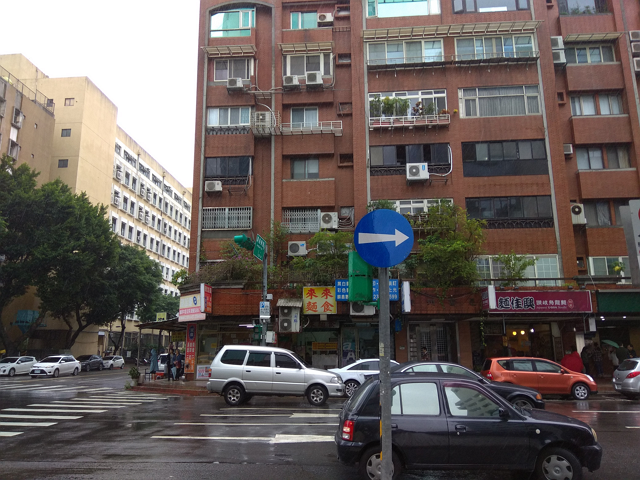
#> input picture Ch12/Haar-Training-master/training/positive/rawdata/pos(1).bmp, 640 x 480 px, given in place of the camera
$ python monitor.py
#> lines starting #> are read from the running program, lines starting #| are printed output that depends on the picture
import cv2
import monitor_module as m

#----------↓↓E-mail資料設定↓↓------------#
gmail_addr = '你的 Gmail 信箱'
gmail_pwd = '信箱密碼'
to_addrs = ['第一個收件者的 E-mail', '第二個收件者的 E-mail']
#----------↓↓簡訊資料設定↓↓------------#
sid = '你的 ACCOUNT SID'
token = '你的 AUTH TOKEN'
us_phone = '你的美國手機號碼'
tw_phone = '你的台灣手機號碼'
#--------------↓↓開啟攝影機開始運作↓↓------------------#
cap = cv2.VideoCapture(0)
skip = 1   # 設定不比對的次數, 由於前影像是空的, 略過一次比對
while cap.isOpened():
    success, img = cap.read()
#> img is the input picture: shape (480, 640, 3); mean B, G, R 93.5, 96.4, 104.2
    if success:
        gray = cv2.cvtColor(img, cv2.COLOR_BGR2GRAY)        # 灰階處理
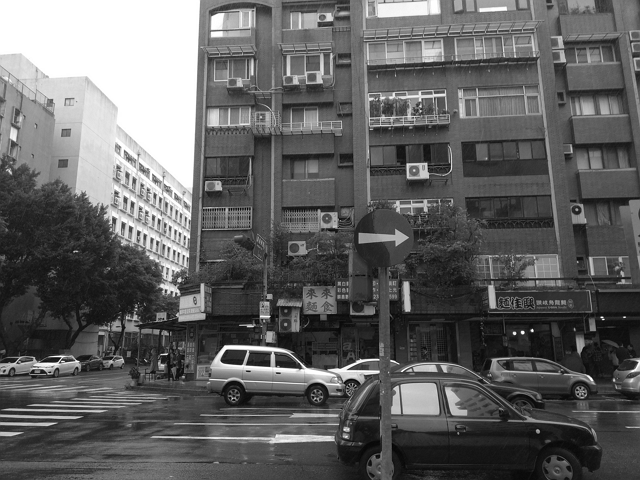
#> gray: shape (480, 640); min 3, max 255, mean 98.4
        img_now = cv2.GaussianBlur(gray, (13, 13), 5)       # 高斯模糊
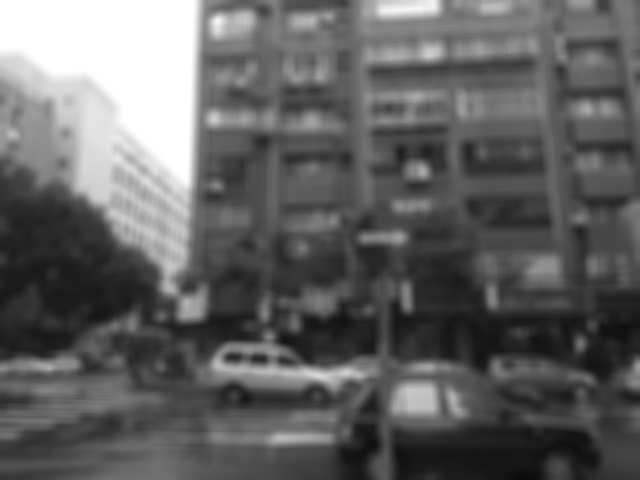
#> img_now: shape (480, 640); min 11, max 255, mean 98.4
        if skip > 0:  # ←如果 skip 大於 0 就略過不和前影像比對
            skip -= 1  # 將 skip 次數減 1
        else:  # ←如果 skip==0 就和前影像比對
            diff = cv2.absdiff(img_now, img_pre)   # 此影格與前影格的差異值
            ret, thresh = cv2.threshold(diff, 25, 255,  # 門檻值
                                        cv2.THRESH_BINARY)
            contours, _ = cv2.findContours(thresh,    # 找到輪廓
                                           cv2.RETR_EXTERNAL,
                                           cv2.CHAIN_APPROX_SIMPLE)
            if contours:    # 如果有偵測到輪廓
                cv2.drawContours(img, contours, -1, (255, 255, 255), 2)
                msg = m.get_mime_img('小偷入侵', '鷹眼防盜監視器', '警察局', img)
                m.send_gmail(gmail_addr, gmail_pwd,
                             to_addrs, msg)  # 以 gmail 寄出
                m.send_sms('小偷來了', sid, token, us_phone, tw_phone)
                print('偵測到移動')
                skip = 200  # ←略過 200 次不比對
            else:
                print('靜止畫面')
        cv2.imshow('frame', img)
        img_pre = img_now.copy()
    k = cv2.waitKey(50)  # ←暫停 50 毫秒 (0.05 秒), 並檢查是否有按鍵輸入
#> (key q is pressed here)
    if k == ord('q'):
        cv2.destroyAllWindows()
        cap.release()
        break
